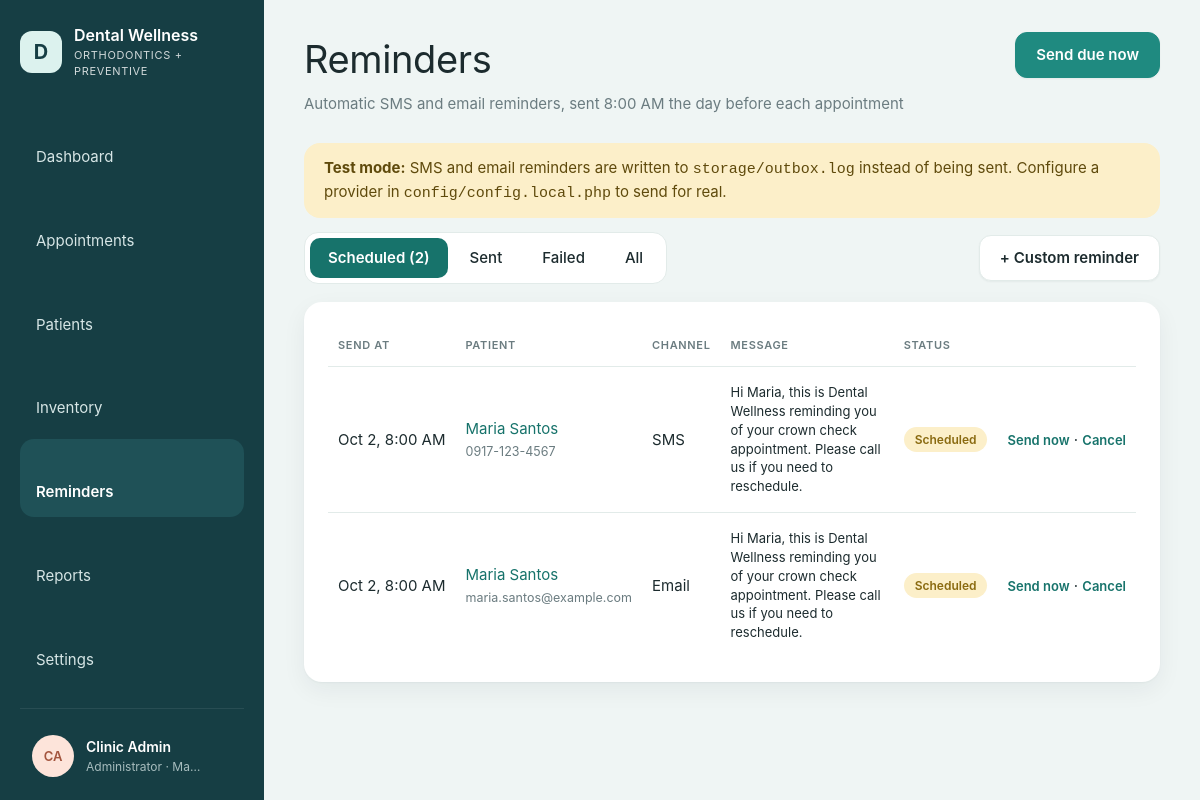
/reminders.php (signed in), run on the app's committed database.
### tables this page shows
CREATE TABLE IF NOT EXISTS users (
    id            INT UNSIGNED AUTO_INCREMENT PRIMARY KEY,
    name          VARCHAR(120) NOT NULL,
    username      VARCHAR(60)  NOT NULL UNIQUE,
    password_hash VARCHAR(255) NOT NULL,
    role          ENUM('admin','dentist','staff') NOT NULL DEFAULT 'staff',
    is_active     TINYINT(1) NOT NULL DEFAULT 1,
    last_login_at DATETIME NULL,
    created_at    DATETIME NOT NULL DEFAULT CURRENT_TIMESTAMP
);

CREATE TABLE IF NOT EXISTS reminders (
    id             INT UNSIGNED AUTO_INCREMENT PRIMARY KEY,
    patient_id     INT UNSIGNED NOT NULL,
    appointment_id INT UNSIGNED NULL,
    channel        ENUM('sms','email') NOT NULL,
    recipient      VARCHAR(150) NOT NULL,
    message        TEXT NOT NULL,
    send_at        DATETIME NOT NULL,
    status         ENUM('scheduled','sent','failed','cancelled') NOT NULL DEFAULT 'scheduled',
    sent_at        DATETIME NULL,
    error          VARCHAR(255) NULL,
    created_at     DATETIME NOT NULL DEFAULT CURRENT_TIMESTAMP,
    INDEX idx_rem_due (status, send_at),
    FOREIGN KEY (patient_id) REFERENCES patients(id) ON DELETE CASCADE,
    FOREIGN KEY (appointment_id) REFERENCES appointments(id) ON DELETE CASCADE
);

CREATE TABLE IF NOT EXISTS patients (
    id                     INT UNSIGNED AUTO_INCREMENT PRIMARY KEY,
    record_no              VARCHAR(20) NULL UNIQUE,
    full_name              VARCHAR(150) NOT NULL,
    birth_date             DATE NULL,
    sex                    ENUM('female','male') NULL,
    phone                  VARCHAR(30) NULL,
    email                  VARCHAR(150) NULL,
    address                VARCHAR(255) NULL,
    care_type              ENUM('New patient','Preventive','Orthodontic','Restorative','Recall') NOT NULL DEFAULT 'New patient',
    emergency_name         VARCHAR(150) NULL,
    emergency_relationship VARCHAR(60) NULL,
    emergency_phone        VARCHAR(30) NULL,
    allergies              TEXT NULL,
    conditions             TEXT NULL,
    medications            TEXT NULL,
    dental_history         TEXT NULL,
    notes                  TEXT NULL,
    consent_signed         TINYINT(1) NOT NULL DEFAULT 0,
    consent_date           DATE NULL,
    status                 ENUM('draft','incomplete','active','archived') NOT NULL DEFAULT 'incomplete',
    created_by             INT UNSIGNED NULL,
    created_at             DATETIME NOT NULL DEFAULT CURRENT_TIMESTAMP,
    updated_at             DATETIME NOT NULL DEFAULT CURRENT_TIMESTAMP ON UPDATE CURRENT_TIMESTAMP,
    INDEX idx_patients_name (full_name),
    INDEX idx_patients_phone (phone),
    FOREIGN KEY (created_by) REFERENCES users(id) ON DELETE SET NULL
);

### includes/db.php (called while the page is built, shortened)
<?php
function db(): PDO
{
    static $pdo = null;
    if ($pdo === null) {
        $c = config('db');
        $dsn = sprintf('mysql:host=%s;port=%d;dbname=%s;charset=utf8mb4', $c['host'], $c['port'], $c['name']);
        $pdo = new PDO($dsn, $c['user'], $c['pass'], [
            PDO::ATTR_ERRMODE            => PDO::ERRMODE_EXCEPTION,
            PDO::ATTR_DEFAULT_FETCH_MODE => PDO::FETCH_ASSOC,
            PDO::ATTR_EMULATE_PREPARES   => false,
        ]);
        $pdo->exec("SET time_zone = '" . (new DateTime())->format('P') . "'");
    }
    return $pdo;
}
function q(string $sql, array $params = []): PDOStatement
{
    $stmt = db()->prepare($sql);
    $stmt->execute($params);
    return $stmt;
}
function q_all(string $sql, array $params = []): array
{
    return q($sql, $params)->fetchAll();
}
function q_row(string $sql, array $params = []): ?array
{
    $row = q($sql, $params)->fetch();
    return $row === false ? null : $row;
}

### includes/auth.php (called while the page is built, shortened)
<?php
function current_user(): ?array
{
    static $user = false;
    if ($user === false) {
        $user = null;
        if (!empty($_SESSION['user_id'])) {
            $row = q_row('SELECT id, name, username, role, password_hash FROM users WHERE id = ? AND is_active = 1', [$_SESSION['user_id']]);
            $idle = (int) config('security.idle_minutes', 30) * 60;
            if (!$row) {
                end_user_session();
            } elseif ($idle > 0 && time() - (int) ($_SESSION['last_seen'] ?? 0) > $idle) {
                end_user_session('You were signed out after ' . ($idle / 60) . ' minutes without activity.');
            } elseif (!hash_equals((string) ($_SESSION['pw_fp'] ?? ''), password_fingerprint($row['password_hash']))) {
                end_user_session('Your password was changed. Sign in again with the new one.');
            } else {
                unset($row['password_hash']);
                $user = $row;
            }
        }
    }
    return $user;
}
function password_fingerprint(string $hash): string
{
    return hash('sha256', $hash);
}
function require_login(): array
{
    $user = current_user();
    return $user;
}
function can(string $permission): bool
{
    $user = current_user();
    $perms = ROLE_PERMISSIONS[$user['role']] ?? [];
    return in_array('*', $perms, true) || in_array($permission, $perms, true);
}

### reminders.php (the view, shortened to what this page needs)
<?php
require_login();
$tab = in_array(input('tab'), ['scheduled', 'sent', 'failed', 'all'], true) ? input('tab') : 'scheduled';
$where = $tab === 'all' ? '' : 'WHERE r.status = ?';
$reminders = q_all("SELECT r.*, p.full_name, a.starts_at FROM reminders r JOIN patients p ON p.id = r.patient_id
    LEFT JOIN appointments a ON a.id = r.appointment_id $where
    ORDER BY " . ($tab === 'scheduled' ? 'r.send_at ASC' : 'r.send_at DESC') . ' LIMIT 200', $tab === 'all' ? [] : [$tab]);
$counts = array_column(q_all('SELECT status, COUNT(*) AS n FROM reminders GROUP BY status'), 'n', 'status');
$due = (int) q_val("SELECT COUNT(*) FROM reminders WHERE status = 'scheduled' AND send_at <= NOW()");
layout_start('Reminders', 'reminders', [
    'subtitle' => 'Automatic SMS and email reminders, sent ' . fmt_time(config('reminders.send_time')) . ' the day before each appointment',
    'action'   => '<form method="post">' . csrf_field() . '<input type="hidden" name="action" value="run"><button class="btn btn-primary" type="submit">Send due now' . ($due ? " ($due)" : '') . '</button></form>',
]);
?>
<?php if (config('sms.driver') === 'log' || config('email.driver') === 'log'): ?>
  <div class="banner"><p><b>Test mode:</b> <?= config('sms.driver') === 'log' ? 'SMS' : '' ?><?= config('sms.driver') === 'log' && config('email.driver') === 'log' ? ' and ' : '' ?><?= config('email.driver') === 'log' ? 'email' : '' ?> reminders are written to <code>storage/outbox.log</code> instead of being sent. Configure a provider in <code>config/config.local.php</code> to send for real.</p></div>
<?php endif; ?>
<div class="toolbar">
  <nav class="tabs" style="margin:0">
    <?php foreach (['scheduled' => 'Scheduled', 'sent' => 'Sent', 'failed' => 'Failed', 'all' => 'All'] as $k => $lbl): ?>
      <a href="reminders.php?tab=<?= $k ?>" class="<?= $tab === $k ? 'active' : '' ?>"><?= $lbl ?><?= $k !== 'all' && !empty($counts[$k]) ? ' (' . (int) $counts[$k] . ')' : '' ?></a>
    <?php endforeach; ?>
  </nav>
  <button class="btn" data-open="#reminder-dialog">+ Custom reminder</button>
</div>
<section class="card">
  <div class="table-wrap"><table>
    <thead><tr><th>Send at</th><th>Patient</th><th>Channel</th><th>Message</th><th>Status</th><th></th></tr></thead>
    <tbody>
      <?php foreach ($reminders as $r): ?>
        <tr>
          <td style="white-space:nowrap"><?= e(fmt_date($r['send_at'], 'M j, g:i A')) ?></td>
          <td><a href="patient.php?id=<?= $r['patient_id'] ?>"><?= e($r['full_name']) ?></a><br><small class="muted"><?= e($r['recipient']) ?></small></td>
          <td><?= $r['channel'] === 'sms' ? 'SMS' : 'Email' ?></td>
          <td class="small" style="max-width:420px"><?= e($r['message']) ?><?= $r['error'] ? '<br><span class="amount-due">' . e($r['error']) . '</span>' : '' ?></td>
          <td><?= pill($r['status']) ?></td>
          <td class="num" style="white-space:nowrap">
            <?php if (in_array($r['status'], ['scheduled', 'failed'], true)): ?>
              <form method="post" style="display:inline"><?= csrf_field() ?><input type="hidden" name="id" value="<?= $r['id'] ?>"><button class="link-btn" name="action" value="<?= $r['status'] === 'failed' ? 'retry' : 'send_now' ?>"><?= $r['status'] === 'failed' ? 'Retry' : 'Send now' ?></button></form> ·
              <form method="post" style="display:inline"><?= csrf_field() ?><input type="hidden" name="id" value="<?= $r['id'] ?>"><button class="link-btn" name="action" value="cancel">Cancel</button></form>
            <?php endif; ?>
          </td>
        </tr>
      <?php endforeach; ?>
    </tbody>
  </table></div>
</section>
<?php layout_end();

### includes/layout.php (shortened to what this page needs)
<?php
function icon(string $name): string
{
    $paths = [
        'dashboard'    => '<rect x="3" y="3" width="7" height="7" rx="1.5"/><rect x="14" y="3" width="7" height="7" rx="1.5"/><rect x="3" y="14" width="7" height="7" rx="1.5"/><rect x="14" y="14" width="7" height="7" rx="1.5"/>',
        'appointments' => '<rect x="3" y="5" width="18" height="16" rx="2"/><path d="M3 10h18M8 3v4M16 3v4"/>',
        'patients'     => '<circle cx="12" cy="8" r="4"/><path d="M4 21c0-4 4-6 8-6s8 2 8 6"/>',
        'inventory'    => '<ellipse cx="12" cy="6" rx="8" ry="3"/><path d="M4 6v6c0 1.7 3.6 3 8 3s8-1.3 8-3V6M4 12v6c0 1.7 3.6 3 8 3s8-1.3 8-3v-6"/>',
        'reminders'    => '<circle cx="12" cy="13" r="7"/><path d="M12 10v3l2 2M5 4 3 6M19 4l2 2"/>',
        'reports'      => '<path d="M6 3h9l4 4v14H6z"/><path d="M9 12h7M9 16h7M9 8h3"/>',
        'settings'     => '<circle cx="12" cy="12" r="3"/><path d="M12 2v3M12 19v3M4.2 4.2l2.1 2.1M17.7 17.7l2.1 2.1M2 12h3M19 12h3M4.2 19.8l2.1-2.1M17.7 6.3l2.1-2.1"/>',
        'logout'       => '<path d="M15 4h4v16h-4M10 8l-4 4 4 4M6 12h10"/>',
        'theme'        => '<path d="M20 14.5A8 8 0 1 1 9.5 4a6.5 6.5 0 0 0 10.5 10.5z"/>',
        'key'          => '<circle cx="8" cy="15" r="4"/><path d="M11 12l9-9M17 6l3 3M15 8l2 2"/>',
        'menu'         => '<path d="M4 6h16M4 12h16M4 18h16"/>',
        'chevron'      => '<path d="M9 6l6 6-6 6"/>',
    ];
    return '<svg class="icon" viewBox="0 0 24 24" fill="none" stroke="currentColor" stroke-width="1.6" stroke-linecap="round" stroke-linejoin="round" aria-hidden="true">'
        . ($paths[$name] ?? '') . '</svg>';
}
function theme_head(): string
{
    return "<script>(function(){var p;try{p=localStorage.getItem('welldent-theme')}catch(e){}"
        . "var d=p==='dark'||(p!=='light'&&window.matchMedia('(prefers-color-scheme: dark)').matches);"
        . "document.documentElement.setAttribute('data-theme',d?'dark':'light');"
        . "try{if(localStorage.getItem('welldent-sidebar')==='collapsed')document.documentElement.setAttribute('data-sidebar','collapsed')}catch(e){}})()</script>\n"
        . '<link rel="stylesheet" href="assets/css/app.css?v=5">';
}
function layout_start(string $title, string $active, array $opts = []): void
{
    $user = current_user();
    $nav = [
        'dashboard'    => ['index.php', 'Dashboard'],
        'appointments' => ['appointments.php', 'Appointments'],
        'patients'     => ['patients.php', 'Patients'],
        'inventory'    => ['inventory.php', 'Inventory'],
        'reminders'    => ['reminders.php', 'Reminders'],
        'reports'      => ['reports.php', 'Reports'],
    ];
    if (can('settings')) {
        $nav['settings'] = ['settings.php', 'Settings'];
    }
    ?>
<!doctype html>
<html lang="en">
<head>
<?= theme_head() ?>
</head>
<body>
<div class="shell">
  <aside class="sidebar">
    <div class="side-top">
      <a class="brand" href="index.php" title="<?= e(config('clinic.name')) ?>">
        <span class="brand-mark">D</span>
        <span class="lbl"><strong><?= e(config('clinic.name')) ?></strong><small><?= e(config('clinic.tagline')) ?></small></span>
      </a>
      <button type="button" class="side-toggle" data-sidebar-toggle aria-label="Collapse sidebar" title="Collapse sidebar"><?= icon('menu') ?></button>
    </div>
    <nav class="nav">
      <?php foreach ($nav as $key => [$href, $label]): ?>
        <a href="<?= $href ?>" class="<?= $key === $active ? 'active' : '' ?>" title="<?= e($label) ?>"><?= icon($key) ?><span class="lbl"><?= e($label) ?></span></a>
      <?php endforeach; ?>
    </nav>
    <details class="side-account">
      <summary title="<?= e($user['name']) ?>">
        <span class="avatar avatar-0"><?= e(initials($user['name'])) ?></span>
        <span class="lbl"><strong><?= e($user['name']) ?></strong><small><?= e(ROLE_LABELS[$user['role']]) ?> · <?= e(config('clinic.city')) ?></small></span>
        <span class="chev"><?= icon('chevron') ?></span>
      </summary>
    </details>
  </aside>
  <main class="main">
    <header class="page-head">
      <div>
        <h1><?= e($title) ?></h1>
        <?php if (!empty($opts['subtitle'])): ?><p class="muted"><?= e($opts['subtitle']) ?></p><?php endif; ?>
      </div>
      <div class="head-actions">
        <?= $opts['action'] ?? '' ?>
      </div>
    </header>
<?php
}
function layout_end(): void
{
    ?>
  </main>
</div>
</body>
</html>
<?php
}

### includes/helpers.php (shortened to what this page needs)
<?php
function config(string $key, $default = null)
{
    $value = $GLOBALS['config'];
    foreach (explode('.', $key) as $part) {
        $value = $value[$part];
    }
    return $value;
}
function e($value): string
{
    return htmlspecialchars((string) ($value ?? ''), ENT_QUOTES, 'UTF-8');
}
function input(string $key, $default = ''): string
{
    $value = $_POST[$key] ?? $_GET[$key] ?? $default;
    return is_string($value) ? trim($value) : (string) $default;
}
function fmt_date(?string $value, string $format = 'M j, Y'): string
{
    return $value ? date($format, strtotime($value)) : '—';
}
function initials(string $name): string
{
    $parts = preg_split('/\s+/', trim($name));
    $first = mb_substr($parts[0] ?? '', 0, 1);
    $last = count($parts) > 1 ? mb_substr(end($parts), 0, 1) : '';
    return mb_strtoupper($first . $last);
}
function pill(string $status, ?string $label = null): string
{
    $label ??= APPOINTMENT_STATUSES[$status] ?? PATIENT_STATUSES[$status] ?? ucfirst(str_replace('_', ' ', $status));
    return '<span class="pill pill-' . e($status) . '">' . e($label) . '</span>';
}

### data on the page
users: name "CA", name "Clinic Admin", role "Administrator"
reminders: send_at "Oct 2, 8:00 AM", patient.full_name "Maria Santos", recipient "0917-123-4567", channel "SMS", message "Hi Maria, this is Dental Wellness reminding you of your crown check appointment. Please call us if you need to reschedule.", status "Send now"
reminders: send_at "Oct 2, 8:00 AM", patient.full_name "Maria Santos", recipient "maria.santos@example.com", channel "Email", message "Hi Maria, this is Dental Wellness reminding you of your crown check appointment. Please call us if you need to reschedule.", status "Send now"

### other printed values
config('clinic.name') "Dental Wellness"
config('clinic.tagline') "ORTHODONTICS + PREVENTIVE"
$label "Dashboard"
$label "Appointments"
$label "Patients"
$label "Inventory"
$label "Reminders"
$label "Reports"
$label "Settings"
config('clinic.city') "Ma…"
$title "Reminders"
$opts['subtitle'] "Automatic SMS and email reminders, sent 8:00 AM the day before each appointment"
$opts['action'] "Send due now"
$lbl "Scheduled"
$counts[$k] "2"
